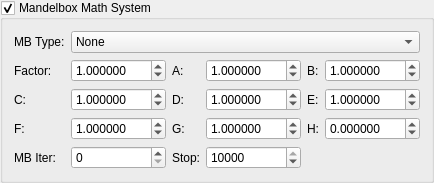
       <widget class="MyGroupBox" name="groupCheck_mutation_mb_math_enabled">
        <property name="title">
         <string>Mandelbox Math System</string>
        </property>
        <property name="checkable">
         <bool>true</bool>
        </property>
        <property name="checked">
         <bool>true</bool>
        </property>
        <layout class="QGridLayout" name="gridLayout_mutation_mb_math">
         <item row="0" column="0">
          <widget class="QLabel" name="label_mb_math_type">
           <property name="text">
            <string>MB Type:</string>
           </property>
          </widget>
         </item>
         <item row="0" column="1" colspan="6">
          <widget class="QComboBox" name="comboBox_mutation_mb_math_type">
           <item>
            <property name="text">
             <string>None</string>
            </property>
           </item>
           <item>
            <property name="text">
             <string>Box Fold (Custom Limits)</string>
            </property>
           </item>
           <item>
            <property name="text">
             <string>Spherical Fold (Custom Radii)</string>
            </property>
           </item>
           <item>
            <property name="text">
             <string>Rotational Fold</string>
            </property>
           </item>
           <item>
            <property name="text">
             <string>Shear Fold</string>
            </property>
           </item>
           <item>
            <property name="text">
             <string>Scaling Oscillation</string>
            </property>
           </item>
           <item>
            <property name="text">
             <string>Adaptive Box Fold</string>
            </property>
           </item>
           <item>
            <property name="text">
             <string>Conditional Abs Fold</string>
            </property>
           </item>
           <item>
            <property name="text">
             <string>Smooth Box Fold</string>
            </property>
           </item>
           <item>
            <property name="text">
             <string>Power Box Fold</string>
            </property>
           </item>
           <item>
            <property name="text">
             <string>Exponential Fold</string>
            </property>
           </item>
           <item>
            <property name="text">
             <string>Tanh Fold</string>
            </property>
           </item>
           <item>
            <property name="text">
             <string>Sin-Cos Fold</string>
            </property>
           </item>
           <item>
            <property name="text">
             <string>Spiral Fold</string>
            </property>
           </item>
           <item>
            <property name="text">
             <string>Twist Fold</string>
            </property>
           </item>
           <item>
            <property name="text">
             <string>Stretch Fold</string>
            </property>
           </item>
           <item>
            <property name="text">
             <string>Compress Fold</string>
            </property>
           </item>
           <item>
            <property name="text">
             <string>Mirror Fold</string>
            </property>
           </item>
           <item>
            <property name="text">
             <string>Kaleidoscope Fold</string>
            </property>
           </item>
           <item>
            <property name="text">
             <string>Menger Fold</string>
            </property>
           </item>
           <item>
            <property name="text">
             <string>Sierpinski Fold</string>
            </property>
           </item>
           <item>
            <property name="text">
             <string>Koch Fold</string>
            </property>
           </item>
           <item>
            <property name="text">
             <string>Cantor Fold</string>
            </property>
           </item>
           <item>
            <property name="text">
             <string>Julia Fold</string>
            </property>
           </item>
           <item>
            <property name="text">
             <string>Newton Fold</string>
            </property>
           </item>
           <item>
            <property name="text">
             <string>Halley Fold</string>
            </property>
           </item>
           <item>
            <property name="text">
             <string>Laguerre Fold</string>
            </property>
           </item>
           <item>
            <property name="text">
             <string>Durand-Kerner Fold</string>
            </property>
           </item>
           <item>
            <property name="text">
             <string>Bairstow Fold</string>
            </property>
           </item>
           <item>
            <property name="text">
             <string>Aberth Fold</string>
            </property>
           </item>
           <item>
            <property name="text">
             <string>Jenkins-Traub Fold</string>
            </property>
           </item>
          </widget>
         </item>
         <item row="1" column="0">
          <widget class="QLabel" name="label_mb_factor">
           <property name="text">
            <string>Factor:</string>
           </property>
          </widget>
         </item>
         <item row="1" column="1">
          <widget class="MyDoubleSpinBox" name="spinbox_mutation_mb_factor">
           <property name="minimum">
            <double>-100.0</double>
           </property>
           <property name="maximum">
            <double>100.0</double>
           </property>
           <property name="singleStep">
            <double>0.1</double>
           </property>
           <property name="value">
            <double>1.0</double>
           </property>
           <property name="decimals">
            <number>6</number>
           </property>
          </widget>
         </item>
         <item row="1" column="2">
          <widget class="QLabel" name="label_mb_param_a">
           <property name="text">
            <string>A:</string>
           </property>
          </widget>
         </item>
         <item row="1" column="3">
          <widget class="MyDoubleSpinBox" name="spinbox_mutation_mb_param_a">
           <property name="minimum">
            <double>-100.0</double>
           </property>
           <property name="maximum">
            <double>100.0</double>
           </property>
           <property name="singleStep">
            <double>0.1</double>
           </property>
           <property name="value">
            <double>1.0</double>
           </property>
           <property name="decimals">
            <number>6</number>
           </property>
          </widget>
         </item>
         <item row="1" column="4">
          <widget class="QLabel" name="label_mb_param_b">
           <property name="text">
            <string>B:</string>
           </property>
          </widget>
         </item>
         <item row="1" column="5" colspan="2">
          <widget class="MyDoubleSpinBox" name="spinbox_mutation_mb_param_b">
           <property name="minimum">
            <double>-100.0</double>
           </property>
           <property name="maximum">
            <double>100.0</double>
           </property>
           <property name="singleStep">
            <double>0.1</double>
           </property>
           <property name="value">
            <double>1.0</double>
           </property>
           <property name="decimals">
            <number>6</number>
           </property>
          </widget>
         </item>
         <item row="2" column="0">
          <widget class="QLabel" name="label_mb_param_c">
           <property name="text">
            <string>C:</string>
           </property>
          </widget>
         </item>
         <item row="2" column="1">
          <widget class="MyDoubleSpinBox" name="spinbox_mutation_mb_param_c">
           <property name="minimum">
            <double>-100.0</double>
           </property>
           <property name="maximum">
            <double>100.0</double>
           </property>
           <property name="singleStep">
            <double>0.1</double>
           </property>
           <property name="value">
            <double>1.0</double>
           </property>
           <property name="decimals">
            <number>6</number>
           </property>
          </widget>
         </item>
         <item row="2" column="2">
          <widget class="QLabel" name="label_mb_param_d">
           <property name="text">
            <string>D:</string>
           </property>
          </widget>
         </item>
         <item row="2" column="3">
          <widget class="MyDoubleSpinBox" name="spinbox_mutation_mb_param_d">
           <property name="minimum">
            <double>-100.0</double>
           </property>
           <property name="maximum">
            <double>100.0</double>
           </property>
           <property name="singleStep">
            <double>0.1</double>
           </property>
           <property name="value">
            <double>1.0</double>
           </property>
           <property name="decimals">
            <number>6</number>
           </property>
          </widget>
         </item>
         <item row="2" column="4">
          <widget class="QLabel" name="label_mb_param_e">
           <property name="text">
            <string>E:</string>
           </property>
          </widget>
         </item>
         <item row="2" column="5" colspan="2">
          <widget class="MyDoubleSpinBox" name="spinbox_mutation_mb_param_e">
           <property name="minimum">
            <double>-100.0</double>
           </property>
           <property name="maximum">
            <double>100.0</double>
           </property>
           <property name="singleStep">
            <double>0.1</double>
           </property>
           <property name="value">
            <double>1.0</double>
           </property>
           <property name="decimals">
            <number>6</number>
           </property>
          </widget>
         </item>
         <item row="3" column="0">
          <widget class="QLabel" name="label_mb_param_f">
           <property name="text">
            <string>F:</string>
           </property>
          </widget>
         </item>
         <item row="3" column="1">
          <widget class="MyDoubleSpinBox" name="spinbox_mutation_mb_param_f">
           <property name="minimum">
            <double>-100.0</double>
           </property>
           <property name="maximum">
            <double>100.0</double>
           </property>
           <property name="singleStep">
            <double>0.1</double>
           </property>
           <property name="value">
            <double>1.0</double>
           </property>
           <property name="decimals">
            <number>6</number>
           </property>
          </widget>
         </item>
         <item row="3" column="2">
          <widget class="QLabel" name="label_mb_param_g">
           <property name="text">
            <string>G:</string>
           </property>
          </widget>
         </item>
         <item row="3" column="3">
          <widget class="MyDoubleSpinBox" name="spinbox_mutation_mb_param_g">
           <property name="minimum">
            <double>-100.0</double>
           </property>
           <property name="maximum">
            <double>100.0</double>
           </property>
           <property name="singleStep">
            <double>0.1</double>
           </property>
           <property name="value">
            <double>1.0</double>
           </property>
           <property name="decimals">
            <number>6</number>
           </property>
          </widget>
         </item>
         <item row="3" column="4">
          <widget class="QLabel" name="label_mb_param_h">
           <property name="text">
            <string>H:</string>
           </property>
          </widget>
         </item>
         <item row="3" column="5" colspan="2">
          <widget class="MyDoubleSpinBox" name="spinbox_mutation_mb_param_h">
           <property name="minimum">
            <double>-100.0</double>
           </property>
           <property name="maximum">
            <double>100.0</double>
           </property>
           <property name="singleStep">
            <double>0.1</double>
           </property>
           <property name="value">
            <double>0.0</double>
           </property>
           <property name="decimals">
            <number>6</number>
           </property>
          </widget>
         </item>
         <item row="4" column="0">
          <widget class="QLabel" name="label_mb_iter">
           <property name="text">
            <string>MB Iter:</string>
           </property>
          </widget>
         </item>
         <item row="4" column="1">
          <widget class="MySpinBox" name="spinboxInt_mutation_mb_iter_start">
           <property name="minimum">
            <number>0</number>
           </property>
           <property name="maximum">
            <number>10000</number>
           </property>
           <property name="value">
            <number>0</number>
           </property>
          </widget>
         </item>
         <item row="4" column="2">
          <widget class="QLabel" name="label_mb_iter_stop">
           <property name="text">
            <string>Stop:</string>
           </property>
          </widget>
         </item>
         <item row="4" column="3">
          <widget class="MySpinBox" name="spinboxInt_mutation_mb_iter_stop">
           <property name="minimum">
            <number>0</number>
           </property>
           <property name="maximum">
            <number>10000</number>
           </property>
           <property name="value">
            <number>10000</number>
           </property>
          </widget>
         </item>
        </layout>
       </widget>
